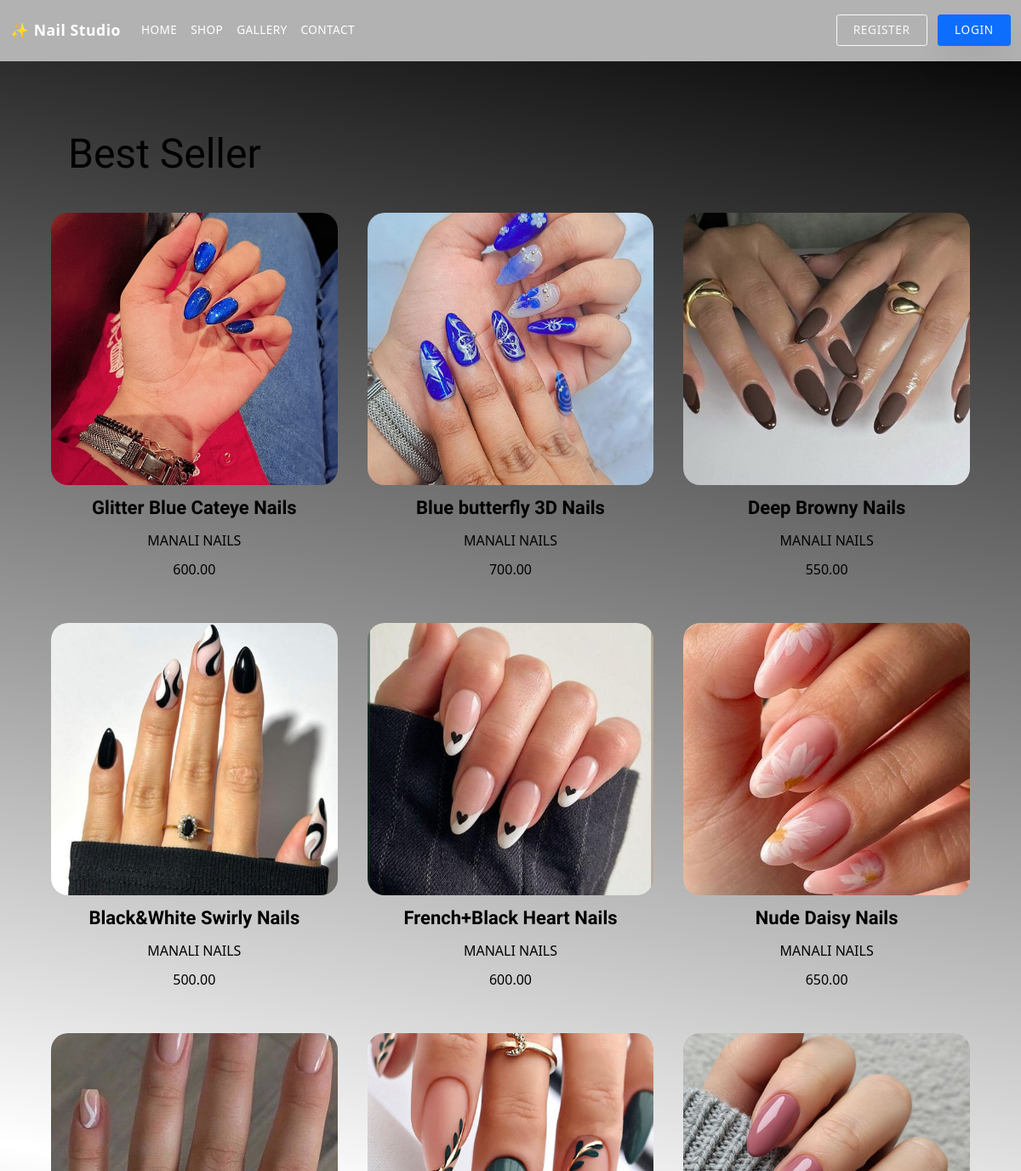
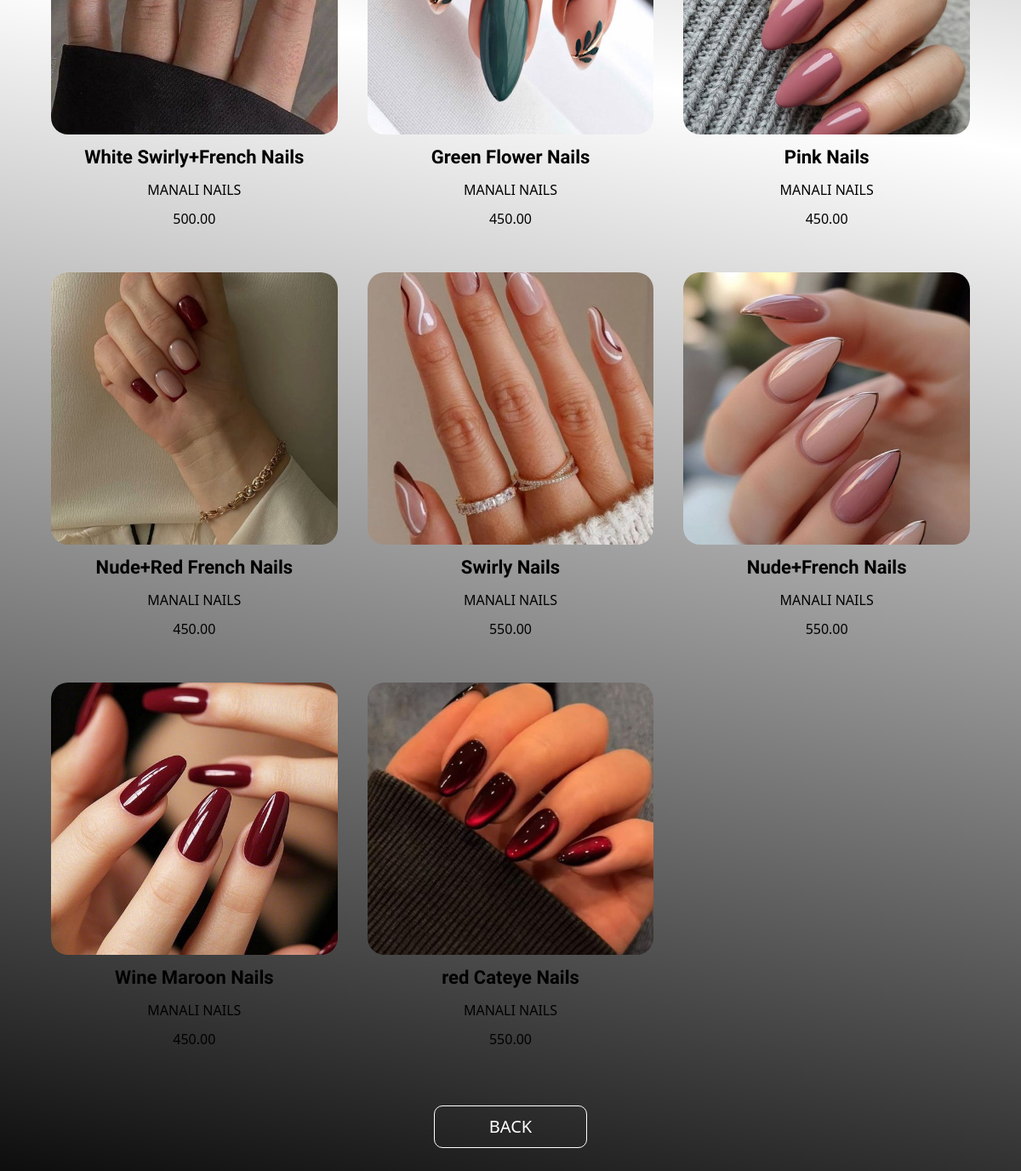
The app's page /seller/ with its own data (2 pictures, top to bottom).
### demo/models.py (models this page shows, shortened)
class Product(models.Model):
    name = models.CharField(max_length=200)
    brand = models.CharField(max_length=200, default="MANALI NAILS")
    image = models.ImageField(upload_to='images/')
    price = models.DecimalField(max_digits=10, decimal_places=2, default=0.00)

### demo/views.py (the view)
# urls.py: path('seller/',views.seller , name='seller'),
def seller(request):
    products = Product.objects.all()
    return render(request , 'seller.html' , {'products': products[5:19]})

### demo/templates/seller.html
{% extends "base.html" %}
{% load static %}
{% block extra_css %}
<link rel="stylesheet" href="{% static 'css/seller.css' %}">
{% endblock %}
{% block content %}
<div class="seller-section">
    <h1 class="seller-title">Best Seller</h1>
    <div class="seller-grid">
        {% for product in products %}
        <div class="seller-card">
            <a href="{% url 'details' product.id %}">
                <img class="seller-image" src="{{ product.image.url }}" alt="{{ product.name }}">
            </a>
            <p class="seller-name"><b>{{ product.name }}</b></p>
            <p class="seller-brand">{{ product.brand }}</p>
            <p class="seller-price">{{ product.price }}</p>
        </div>
        {% endfor %}
    </div>
    <div class="btn-wrapper">
        <a href="{% url 'shop' %}">
            <button class="shop-btn">BACK</button>
        </a>
    </div>
</div>
{% endblock %}

### demo/templates/base.html (shortened to what this page needs)
{% load static %}
<!DOCTYPE html>
<html lang="en">
<head>
    <link rel="stylesheet" href="{% static 'css/base.css' %}">
    <link rel="stylesheet" href="https://cdnjs.cloudflare.com/ajax/libs/font-awesome/7.0.1/css/all.min.css"/>
    <link href="https://cdn.jsdelivr.net/npm/bootstrap@5.0.2/dist/css/bootstrap.min.css" rel="stylesheet">
    {% block extra_css %}{% endblock %}
</head>
<body>
    <nav class="navbar navbar-expand-lg navbar-dark fixed-top">
        <div class="container-fluid">
            <a class="navbar-brand" href="{% url 'navbar' %}">✨ Nail Studio</a>
            <div class="collapse navbar-collapse" id="navbarNav">
                <ul class="navbar-nav me-auto mb-2 mb-lg-0">
                    <li class="nav-item"><a class="nav-link" href="{% url 'navbar' %}">Home</a></li>
                    <li class="nav-item"><a class="nav-link" href="{% url 'shop' %}">Shop</a></li>
                    <li class="nav-item"><a class="nav-link" href="{% url 'all' %}">Gallery</a></li>
                    <li class="nav-item"><a class="nav-link" href="{% url 'contact' %}">Contact</a></li>
                </ul>
                <div class="nav-auth">
                    {% if user.is_authenticated %}
                        <span class="navbar-text text-light">Welcome, {{ user.username }}</span>
                        <a href="{% url 'log_out' %}" class="btn btn-outline-light btn-sm">Logout</a>
                    {% else %}
                        <a href="{% url 'sign_up' %}" class="btn btn-outline-light btn-sm">Register</a>
                        <a href="{% url 'log_in' %}" class="btn btn-primary btn-sm">Login</a>
                    {% endif %}
                </div>
            </div>
        </div>
    </nav>
    <main class="page-wrapper">
        {% block content %}
        {% endblock %}
    </main>
</body>
</html>

### demo/static/css/base.css (style rules this page uses)
:root { --color-bg: #f8f5f7; --color-surface: #ffffff; --color-surface-dark: #0d0d0d; --color-text: #1f1f1f; --color-text-muted: #5b5b5b; --color-accent: #f06292; --color-accent-dark: #b71c5c; --color-border: rgba(15, 15, 15, 0.08); --shadow-soft: 0 20px 40px rgba(15, 15, 15, 0.08); --shadow-card: 0 25px 60px rgba(14, 8, 30, 0.14); --nav-height: 72px; --max-width: 1200px; }
*, *::before, *::after { box-sizing: border-box; }
html { font-size: 16px; scroll-behavior: smooth; }
body { margin: 0; min-height: 100vh; font-family: "Inter", "Poppins", "Libre Baskerville", system-ui, -apple-system, BlinkMacSystemFont, "Segoe UI", sans-serif; background: var(--color-bg); color: var(--color-text); line-height: 1.6; -webkit-font-smoothing: antialiased; }
img, picture { max-width: 100%; display: block; height: auto; border-radius: inherit; }
a { color: inherit; text-decoration: none; }
button, input, textarea, select { font: inherit; color: inherit; }
main { padding-top: var(--nav-height); }
.navbar { background: rgba(6, 5, 8, 0.75) !important; backdrop-filter: blur(24px); border-bottom: 1px solid rgba(255, 255, 255, 0.08); min-height: var(--nav-height); padding-block: 0.35rem; }
.navbar .navbar-brand { font-weight: 700; letter-spacing: 0.03em; font-size: 1.1rem; }
.navbar-dark .navbar-nav .nav-link { font-weight: 500; letter-spacing: 0.03em; text-transform: uppercase; font-size: 0.85rem; color: rgba(255, 255, 255, 0.9); padding-inline: 0.9rem; }
.nav-auth { display: flex; align-items: center; gap: 0.75rem; flex-wrap: wrap; }
.nav-auth .btn { font-size: 0.85rem; padding: 0.45rem 1.2rem; }
.btn { border-radius: 999px; padding: 0.65rem 1.6rem; font-weight: 600; letter-spacing: 0.05em; text-transform: uppercase; border: none; transition: transform 0.3s ease, box-shadow 0.3s ease, background 0.3s ease; }
.btn-primary { background: var(--color-accent); color: #fff; box-shadow: var(--shadow-soft); }

### demo/static/css/seller.css (style rules this page uses)
.seller-section { background: linear-gradient(10deg, rgba(1, 1, 1, 1) 0%, rgba(255, 255, 255, 1) 50%, rgba(10, 10, 10, 1) 100%); padding: 80px 20px 100px; color: black; }
.seller-title { font-size: 48px; font-family: "Quintessential", serif; text-align: left; margin-left: 60px; margin-bottom: 40px; }
.seller-grid { display: grid; grid-template-columns: repeat(auto-fit, minmax(250px, 1fr)); gap: 35px; padding: 0 40px; }
.seller-card { text-align: center; }
.seller-image { width: 100%; height: 320px; object-fit: cover; border-radius: 20px; transition: 0.4s; }
.seller-name { font-size: 22px; font-family: "Quintessential", serif; margin-top: 10px; }
.seller-brand, .seller-price { margin-top: -6px; font-size: 16px; }
.btn-wrapper { text-align: center; margin-top: 50px; }
.shop-btn { background: transparent; height: 50px; width: 180px; font-size: 20px; border-radius: 10px; color: white; border: 1px solid white; cursor: pointer; transition: 0.3s; }
.navbar { background-color: rgba(0, 0, 0, 0.3) !important; backdrop-filter: blur(5px); box-shadow: none !important; }
.navbar .nav-link, .navbar .navbar-brand { color: white !important; }

### records on screen
Product: image (picture), name "Glitter Blue Cateye Nails", brand "MANALI NAILS", price "600.00"
Product: image (picture), name "Blue butterfly 3D Nails", brand "MANALI NAILS", price "700.00"
Product: image (picture), name "Deep Browny Nails", brand "MANALI NAILS", price "550.00"
Product: image (picture), name "Black&White Swirly Nails", brand "MANALI NAILS", price "500.00"
Product: image (picture), name "French+Black Heart Nails", brand "MANALI NAILS", price "600.00"
Product: image (picture), name "Nude Daisy Nails", brand "MANALI NAILS", price "650.00"
Product: image (picture), name "White Swirly+French Nails", brand "MANALI NAILS", price "500.00"
Product: image (picture), name "Green Flower Nails", brand "MANALI NAILS", price "450.00"
Product: image (picture), name "Pink Nails", brand "MANALI NAILS", price "450.00"
Product: image (picture), name "Nude+Red French Nails", brand "MANALI NAILS", price "450.00"
Product: image (picture), name "Swirly Nails", brand "MANALI NAILS", price "550.00"
Product: image (picture), name "Nude+French Nails", brand "MANALI NAILS", price "550.00"
Product: image (picture), name "Wine Maroon Nails", brand "MANALI NAILS", price "450.00"
Product: image (picture), name "red Cateye Nails", brand "MANALI NAILS", price "550.00"
